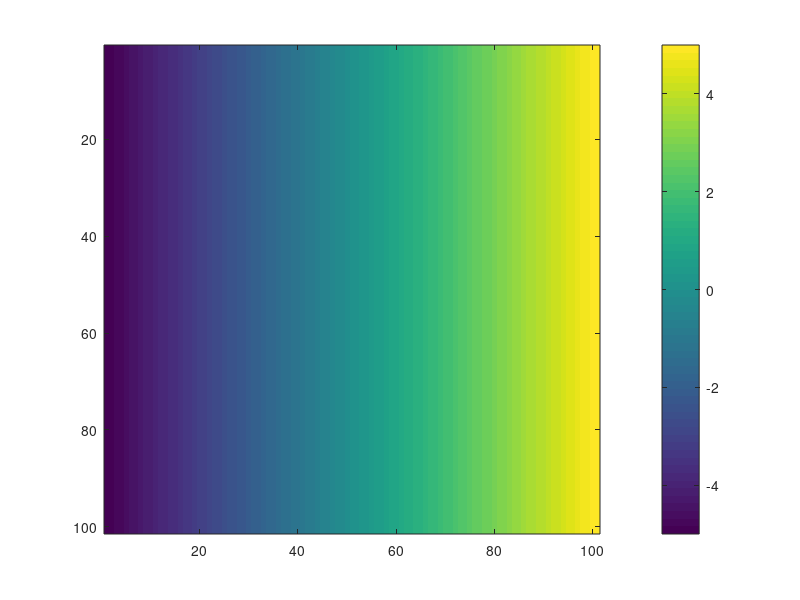
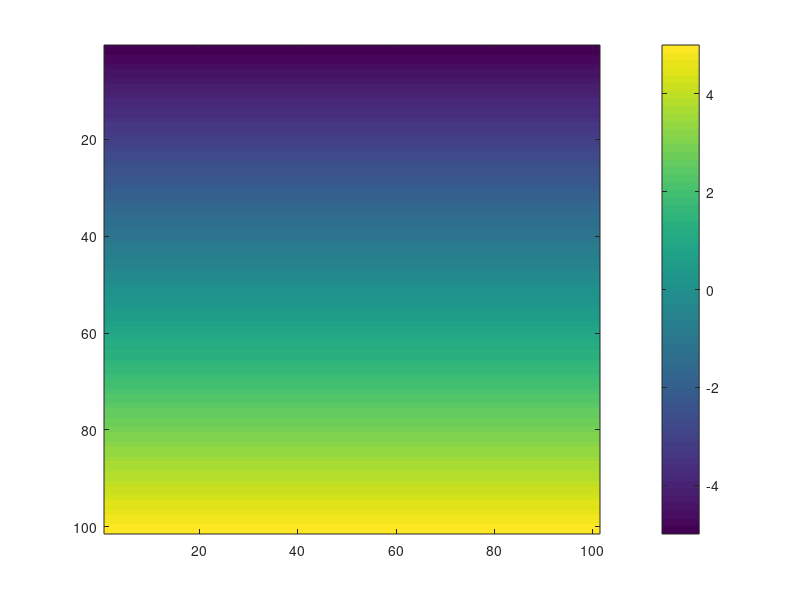
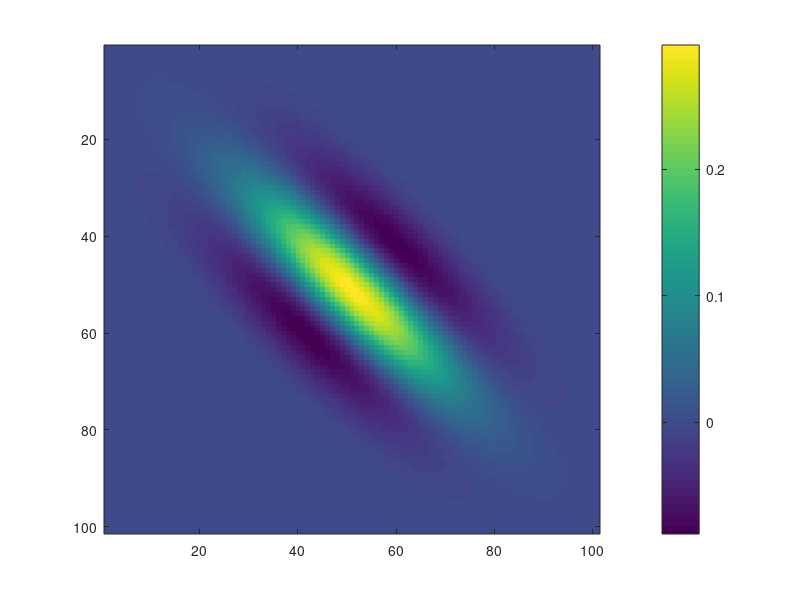
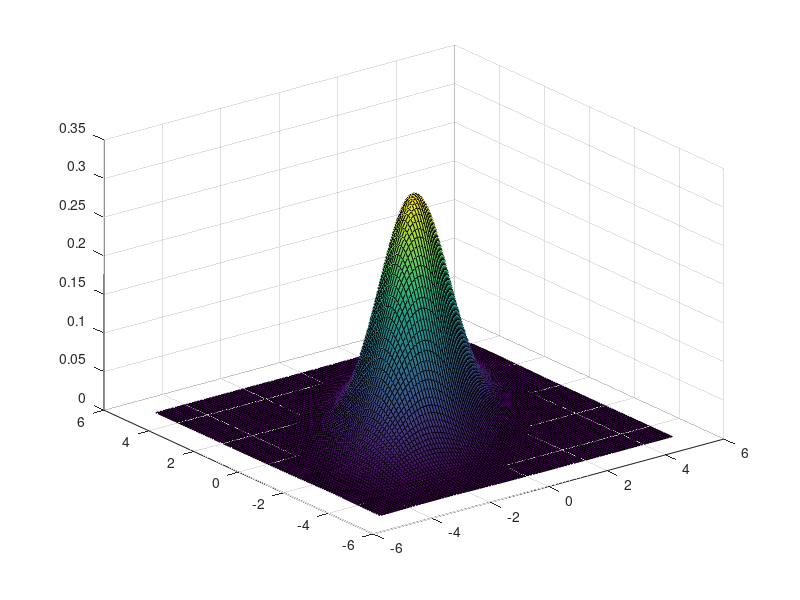

Recreate these plots in MATLAB, in order.
clear all; close all;
[X,Y]=meshgrid([-5:0.1:5]);
%plot the grid
figure
imagesc(X)
colorbar
figure
imagesc(Y)
colorbar

%hyperparameters
theta=-pi/4;
f0=0.3;
gamma=0.4;
eta=0.8;
%calculataion
x2=X*cos(theta)+Y*sin(theta);
y2=-X*sin(theta)+Y*cos(theta);
g=(f0/(pi*gamma*eta))*exp(-(f0^2*x2.^2/gamma^2)-(f0^2*y2.^2/eta^2)).*exp(1i*2*pi*f0*x2);
%plot gabor
figure
imagesc(real(g))
colorbar
figure
surf(X,Y,abs(g),'EdgeColor','black')
